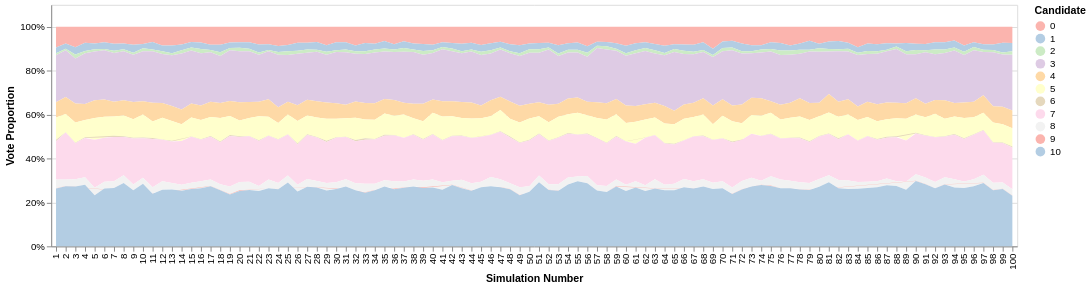

The notebook cell saved with this chart:
### Code cell
# Color scale for candidates
all_candidates = df_simulations['candidate_id'].unique()
color_scale = alt.Scale(domain=sorted(all_candidates), scheme='pastel1')

# Sélections
highlight = alt.selection_point(fields=['candidate_id'], on='mouseover', empty='all')
candidate_select = alt.selection_point(fields=['candidate_id'], bind='legend', empty='all')

# Votes chart
votes_chart = (
    alt.Chart(df_simulations)
    .mark_area(opacity=0.85)
    .encode(
        x=alt.X('simulation_number:N', title='Simulation Number'),
        y=alt.Y('proportion:Q', stack='center', title='Vote Proportion', axis=alt.Axis(format='.0%')),
        color=alt.Color('candidate_id:N', scale=color_scale, legend=alt.Legend(title='Candidate')),
        opacity=alt.condition(highlight, alt.value(1), alt.value(0.2)),
        tooltip=[
            alt.Tooltip('candidate:N', title='Candidate'),
            alt.Tooltip('proportion:Q', title='Proportion', format='.1%'),
            alt.Tooltip('mean_dissatisfaction:Q', title='Mean Dissatisfaction', format='.2f'),
            alt.Tooltip('simulation_number:N', title='Simulation')
        ]
    )
    .add_params(highlight, candidate_select)
    .transform_filter(candidate_select)
    .properties(width=1000, height=250)
)

votes_chart

### Figure 1 — Vega-Lite specification as saved in the notebook (floating-point values rounded to 4 significant figures; data arrays with more than 128 entries replaced by an {"elided": "..."} marker saying what was removed)
{"config": {"view": {"continuousWidth": 300, "continuousHeight": 300}}, "data": {"name": "data-593eb656d099a181b0324cd3b1c59a54"}, "mark": {"type": "area", "opacity": 0.85}, "encoding": {"color": {"field": "candidate_id", "legend": {"title": "Candidate"}, "scale": {"domain": [0.0, 1.0, 2.0, 3.0, 4.0, 5.0, 6.0, 7.0, 8.0, 9.0, 10.0], "scheme": "pastel1"}, "type": "nominal"}, "opacity": {"condition": {"param": "param_5", "value": 1, "empty": true}, "value": 0.2}, "tooltip": [{"field": "candidate", "title": "Candidate", "type": "nominal"}, {"field": "proportion", "format": ".1%", "title": "Proportion", "type": "quantitative"}, {"field": "mean_dissatisfaction", "format": ".2f", "title": "Mean Dissatisfaction", "type": "quantitative"}, {"field": "simulation_number", "title": "Simulation", "type": "nominal"}], "x": {"field": "simulation_number", "title": "Simulation Number", "type": "nominal"}, "y": {"axis": {"format": ".0%"}, "field": "proportion", "stack": "center", "title": "Vote Proportion", "type": "quantitative"}}, "height": 250, "params": [{"name": "param_5", "select": {"type": "point", "fields": ["candidate_id"], "on": "mouseover"}}, {"name": "param_6", "select": {"type": "point", "fields": ["candidate_id"]}, "bind": "legend"}], "transform": [{"filter": {"param": "param_6", "empty": true}}], "width": 1000, "$schema": "https://vega.github.io/schema/vega-lite/v5.20.1.json", "datasets": {"data-593eb656d099a181b0324cd3b1c59a54": {"elided": "1034 records"}}}
